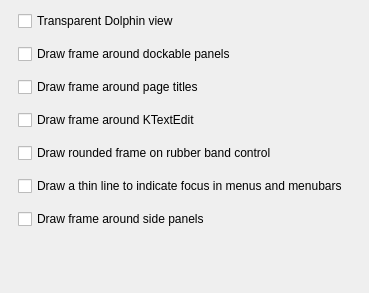
     <widget class="QWidget" name="Frames">
      <attribute name="title">
       <string>Frames</string>
      </attribute>
      <layout class="QVBoxLayout" name="verticalLayout_3">
       <item>
        <layout class="QVBoxLayout" name="verticalLayout_6">
         <property name="spacing">
          <number>13</number>
         </property>
         <property name="leftMargin">
          <number>7</number>
         </property>
         <property name="topMargin">
          <number>0</number>
         </property>
         <property name="rightMargin">
          <number>10</number>
         </property>
         <property name="bottomMargin">
          <number>13</number>
         </property>
         <item>
          <widget class="QCheckBox" name="_transparentDolphinView">
           <property name="text">
            <string>Transparent Dolphin view</string>
           </property>
          </widget>
         </item>
         <item>
          <widget class="QCheckBox" name="_dockWidgetDrawFrame">
           <property name="text">
            <string>Draw frame around dockable panels</string>
           </property>
          </widget>
         </item>
         <item>
          <widget class="QCheckBox" name="_titleWidgetDrawFrame">
           <property name="text">
            <string>Draw frame around page titles</string>
           </property>
          </widget>
         </item>
         <item>
          <widget class="QCheckBox" name="_kTextEditDrawFrame">
           <property name="text">
            <string>Draw frame around KTextEdit</string>
           </property>
          </widget>
         </item>
         <item>
          <widget class="QCheckBox" name="_roundedRubberBandFrame">
           <property name="toolTip">
            <string>This makes the selection rectangle frame rounded</string>
           </property>
           <property name="text">
            <string>Draw rounded frame on rubber band control</string>
           </property>
          </widget>
         </item>
         <item>
          <widget class="QCheckBox" name="_menuItemDrawThinFocus">
           <property name="text">
            <string>Draw a thin line to indicate focus in menus and menubars</string>
           </property>
          </widget>
         </item>
         <item>
          <widget class="QCheckBox" name="_sidePanelDrawFrame">
           <property name="text">
            <string>Draw frame around side panels</string>
           </property>
          </widget>
         </item>
        </layout>
       </item>
       <item>
        <spacer name="verticalSpacer">
         <property name="orientation">
          <enum>Qt::Orientation::Vertical</enum>
         </property>
         <property name="sizeHint" stdset="0">
          <size>
           <width>20</width>
           <height>40</height>
          </size>
         </property>
        </spacer>
       </item>
      </layout>
     </widget>
